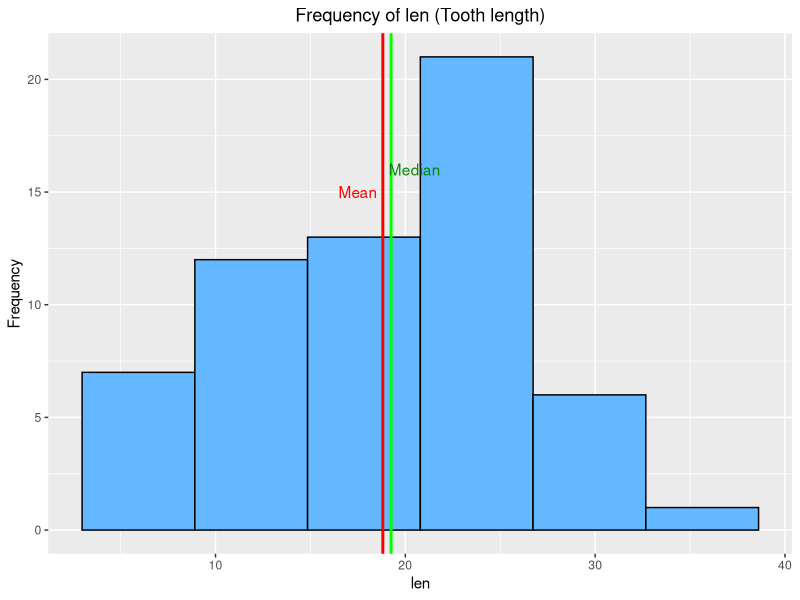
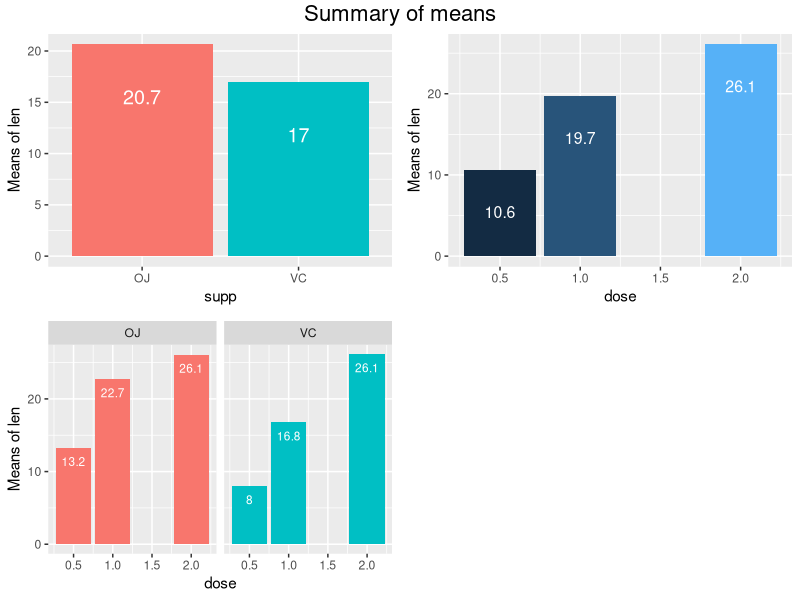

These charts were generated, in order, by the following R code:
# Load necessary package for the experiment.

library(tidyverse)
library(grid)
library(gridExtra)
library(flextable)

# Understand the dataset attributes.
str(ToothGrowth)

summary(ToothGrowth$supp)

ToothGrowth %>% group_by(dose) %>% count()

summary(ToothGrowth$len)

ggplot(ToothGrowth, aes(x=len))+
  geom_histogram(bins = 6, fill= "steelblue1", colour="black")+
  geom_vline(xintercept = mean(ToothGrowth$len),lwd=1,colour="red")+
  geom_vline(xintercept = median(ToothGrowth$len),lwd=1,colour="green")+
  annotate("text",c(17.5,20.5),c(15,16),
           label=c("Mean","Median"),
           colour= c("red","green4"))+
  ylab("Frequency")+
  ggtitle("Frequency of len (Tooth length)")+
  theme(plot.title = element_text(hjust = 0.5))

ToothGrowth %>% group_by(supp) %>% summarise(n=n(),
                                             mean=round(mean(len),2),
                                             sd=round(sd(len),2)) %>% 
  flextable() %>%
  align(align = "center",part = "all")%>%
  set_caption(caption = "Average tooth length (len) and standard deviation by supplement type (supp)")%>%
  width(width = 1.5)

ToothGrowth %>% group_by(dose) %>% summarise(n=n(),
                                             mean=round(mean(len),2),
                                             sd=round(sd(len),2)) %>% 
  flextable() %>%
  align(align = "center",part = "all")%>%
  set_caption(caption = "Average tooth length (len) and standard deviation by dose")%>%
  width(width = 1.5)

ToothGrowth %>% group_by(supp,dose) %>% summarise(n=n(),
                                                  mean=round(mean(len),2),
                                                  sd=round(sd(len),2)) %>% 
  flextable() %>%
  align(align = "center",part = "all")%>%
  set_caption(caption = "Average tooth length (len) and standard deviation by supplement type (supp) and dose")%>%
  width(width = 1.5)

a<-ToothGrowth %>% group_by(supp) %>% summarise(meanlen=mean(len)) %>% 
  ggplot(aes(x=supp,y=meanlen, fill= supp))+
  geom_bar(stat = "identity")+
  geom_text(aes(label=round(meanlen, digits=1)), vjust=4,colour="white",size=5)+
  ylab("Means of len")+
  theme(legend.position = "none")

c<-ToothGrowth %>% group_by(dose) %>% summarise(meanlen=mean(len)) %>% 
  ggplot(aes(x=dose,y=meanlen, fill= dose))+
  geom_bar(stat = "identity")+
  geom_text(aes(label=round(meanlen, digits=1)), vjust=4,colour="white",size=4)+
  ylab("Means of len")+
  theme(legend.position = "none")

b<-ToothGrowth %>% group_by(supp,dose) %>% summarise(meanlen=mean(len)) %>% 
  ggplot(aes(x=dose,y=meanlen, fill=supp))+
  geom_bar(stat = "identity")+
  facet_wrap(~supp)+
  geom_text(aes(label=round(meanlen, digits=1)),
            vjust=2,colour="white",size=3)+
  ylab("Means of len")+
  theme(legend.position = "none")

grid.arrange(a,c,b, nrow = 2, top= textGrob("Summary of means",
                                            gp= gpar(fontsize=16)))

sdOJ <- sd(ToothGrowth$len[ToothGrowth$supp == "OJ"])
sdVC <- sd(ToothGrowth$len[ToothGrowth$supp == "VC"])
se <- sqrt((sdOJ^2/30)+(sdVC^2/30))
meanOJ <- mean(ToothGrowth$len[ToothGrowth$supp == "OJ"])
meanVC <- mean(ToothGrowth$len[ToothGrowth$supp == "VC"])
difOJ_VC <- meanOJ-meanVC

freedom <- function(s_x=1, s_y=1, n_x, n_y){
  p <- ((s_x^2/n_x) + (s_y^2/n_y))^2 / (((s_x^2/n_x)^2 /(n_x-1)) + ((s_y^2/n_y)^2 /(n_y-1)))
  print(p)
}
dfsupp <- freedom(sdOJ,sdVC,30,30)

difOJ_VC+c(-1,1)*qt(.975,df = dfsupp)*se

pt(difOJ_VC/se,58,lower.tail = FALSE)*2

t.test(ToothGrowth$len[ToothGrowth$supp== "OJ"],
       ToothGrowth$len[ToothGrowth$supp== "VC"],
       paired = FALSE,
       alternative = "two.sided",
       var.equal = FALSE,
       conf.level = .95)

t1<-t.test(ToothGrowth$len[ToothGrowth$dose== 0.5],
           ToothGrowth$len[ToothGrowth$dose== 1],
           paired = FALSE,
           alternative = "two.sided",
           var.equal = FALSE,
           conf.level = .95)$p.value

std0.5<- sd(ToothGrowth$len[ToothGrowth$dose== 0.5])
std1.0<- sd(ToothGrowth$len[ToothGrowth$dose== 1])
spool0.5_1.0 <- sqrt((std0.5^2*20-1+std1.0^2*20-1)/(20+20-2))
delta0.5_1.0 <- mean(ToothGrowth$len[ToothGrowth$dose==0.5])-mean(ToothGrowth$len[ToothGrowth$dose== 1])
p1 <- power.t.test(n=20,
                   delta = delta0.5_1.0,
                   sd=spool0.5_1.0,
                   sig.level = 0.05,
                   type = "two.sample",
                   alternative = "two.sided")$power

t2<-t.test(ToothGrowth$len[ToothGrowth$dose== 1],
           ToothGrowth$len[ToothGrowth$dose== 2],
           paired = FALSE,
           alternative = "two.sided",
           var.equal = FALSE,
           conf.level = .95)$p.value

td1.0<- sd(ToothGrowth$len[ToothGrowth$dose== 1])
std2.0<- sd(ToothGrowth$len[ToothGrowth$dose== 2])
spool1.0_2.0 <- sqrt((std1.0^2*20-1+std2.0^2*20-1)/(20+20-2))
delta1.0_2.0 <- mean(ToothGrowth$len[ToothGrowth$dose==1])-mean(ToothGrowth$len[ToothGrowth$dose== 2])
p2 <- power.t.test(n=20,
                   delta = delta1.0_2.0,
                   sd=spool1.0_2.0,
                   sig.level = 0.05,
                   type = "two.sample",
                   alternative = "two.sided")$power
